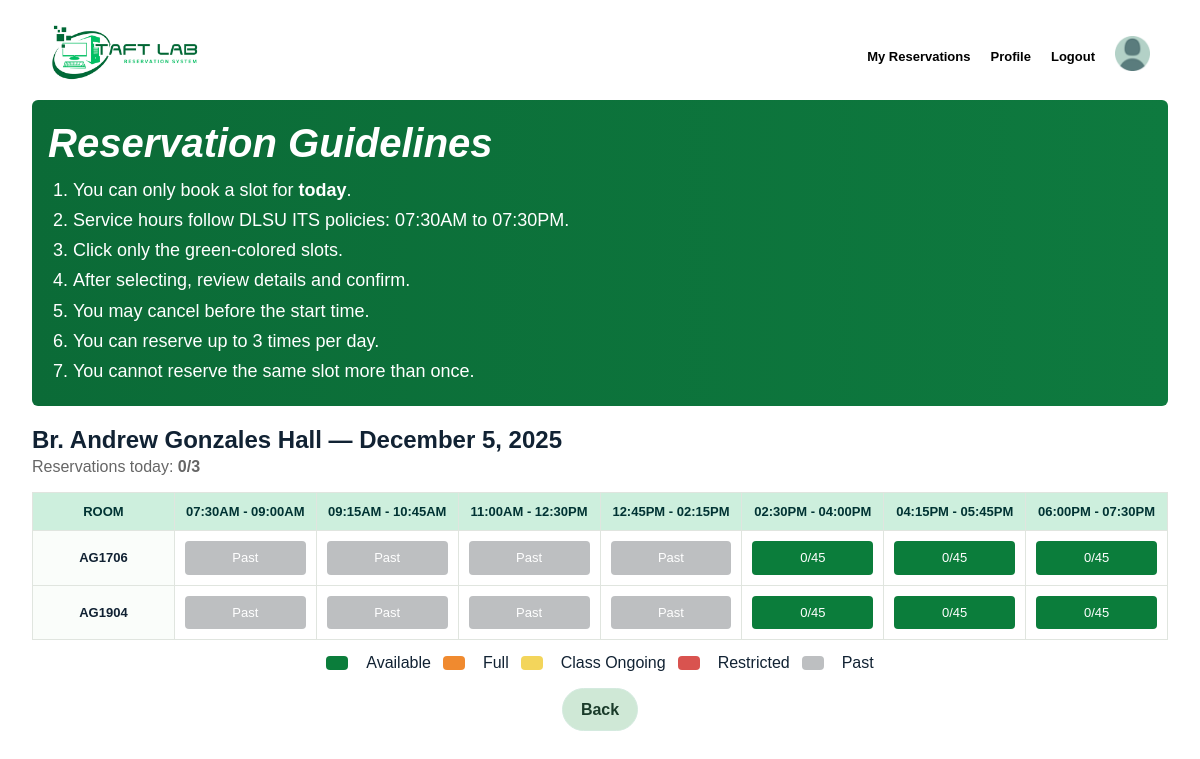
Page /Webpages/rsv-page.php?redirect_building=103 (signed in) on the committed database.
### tables this page shows
CREATE TABLE building(
    building_id INT AUTO_INCREMENT PRIMARY KEY,
    building_code VARCHAR(10) NOT NULL,
    building_name VARCHAR(45) NOT NULL
);

CREATE TABLE laboratory(
    lab_id INT AUTO_INCREMENT PRIMARY KEY,
    building_id INT NOT NULL,
    room_code VARCHAR(10) NOT NULL,
    capacity INT NOT NULL, 
    status ENUM('Active', 'Maintenance', 'Closed') NOT NULL DEFAULT 'Active',
    FOREIGN KEY (building_id) REFERENCES building(building_id) ON DELETE RESTRICT ON UPDATE CASCADE,
    UNIQUE(building_id, room_code)
);

### Webpages/rsv-page.php (the view, shortened to what this page needs)
<?php
include "db.php";
$building_id = 1;
if (isset($_POST['building_id'])) {
    $building_id = intval($_POST['building_id']);
} else if (isset($_GET['redirect_building'])) {
    $building_id = intval($_GET['redirect_building']);
}
$sql_building = "
    SELECT building_code, building_name
    FROM building
    WHERE building_id = ?
    LIMIT 1
";
$stmt_building = $conn->prepare($sql_building);
$stmt_building->bind_param("i", $building_id);
$stmt_building->execute();
$result_building = $stmt_building->get_result();
$building = ($result_building && $result_building->num_rows > 0)
            ? $result_building->fetch_assoc()
            : null;
$slots = [
    "07:30AM - 09:00AM" => ["07:30:00", "09:00:00"],
    "09:15AM - 10:45AM" => ["09:15:00", "10:45:00"],
    "11:00AM - 12:30PM" => ["11:00:00", "12:30:00"],
    "12:45PM - 02:15PM" => ["12:45:00", "14:15:00"],
    "02:30PM - 04:00PM" => ["14:30:00", "16:00:00"],
    "04:15PM - 05:45PM" => ["16:15:00", "17:45:00"],
    "06:00PM - 07:30PM" => ["18:00:00", "19:30:00"]
];
$today_date = date('Y-m-d');
$php_weekday = date('D');
$weekday_map = ['Mon'=>'Mon','Tue'=>'Tue','Wed'=>'Wed','Thu'=>'Thu','Fri'=>'Fri','Sat'=>'Sat','Sun'=>'Sun'];
$weekday = $weekday_map[$php_weekday] ?? $php_weekday;
$sql_labs = "
    SELECT lab_id, room_code, capacity, status
    FROM laboratory
    WHERE building_id = ?
    ORDER BY room_code ASC
";
$stmt_labs = $conn->prepare($sql_labs);
$stmt_labs->bind_param("i", $building_id);
$stmt_labs->execute();
$result_labs = $stmt_labs->get_result();
$labs = ($result_labs) ? $result_labs->fetch_all(MYSQLI_ASSOC) : [];
function getReservationCount($conn, $lab_id, $date, $start, $end) {
    $sql = "
        SELECT COUNT(*) AS c
        FROM reservation
        WHERE lab_id = ?
        AND date_reserved = ?
        AND reserve_startTime = ?
        AND reserve_endTime = ?
        AND status IN ('Active', 'Completed')
    ";
    $stmt = $conn->prepare($sql);
    $stmt->bind_param("isss", $lab_id, $date, $start, $end);
    $stmt->execute();
    $res = $stmt->get_result();
    return ($res ? intval($res->fetch_assoc()['c']) : 0);
}
function hasUserReservedSlot($conn, $user_id, $lab_id, $date, $start, $end) {
    $sql = "
        SELECT reservation_id
        FROM reservation
        WHERE user_id = ?
        AND lab_id = ?
        AND date_reserved = ?
        AND reserve_startTime = ?
        AND reserve_endTime = ?
        AND status = 'Active'
        LIMIT 1
    ";
    $stmt = $conn->prepare($sql);
    $stmt->bind_param("iisss", $user_id, $lab_id, $date, $start, $end);
    $stmt->execute();
    $res = $stmt->get_result();
    return ($res && $res->num_rows > 0);
}
function getUserReservationCountForDay($conn, $user_id, $date) {
    $sql = "
        SELECT COUNT(*) AS c
        FROM reservation
        WHERE user_id = ?
        AND date_reserved = ?
        AND status IN ('Active', 'Completed')
    ";
    $stmt = $conn->prepare($sql);
    $stmt->bind_param("is", $user_id, $date);
    $stmt->execute();
    $res = $stmt->get_result();
    return ($res ? intval($res->fetch_assoc()['c']) : 0);
}
function hasClassConflict($conn, $lab_id, $weekday, $start, $end) {
    $sql = "
        SELECT cs.class_schedule_id
        FROM class_schedule cs
        JOIN existing_class ec ON cs.class_id = ec.class_id
        WHERE ec.lab_id = ?
        AND cs.class_day = ?
        AND NOT (cs.end_time <= ? OR cs.start_time >= ?)
        LIMIT 1
    ";
    $stmt = $conn->prepare($sql);
    $stmt->bind_param("isss", $lab_id, $weekday, $start, $end);
    $stmt->execute();
    $res = $stmt->get_result();
    return ($res && $res->num_rows > 0);
}
function hasRestriction($conn, $lab_id, $date, $start, $end) {
    $sql = "
        SELECT restricted_slot_id
        FROM restricted_slots
        WHERE lab_id = ?
        AND restricted_date = ?
        AND NOT (end_time <= ? OR start_time >= ?)
        LIMIT 1
    ";
    $stmt = $conn->prepare($sql);
    $stmt->bind_param("isss", $lab_id, $date, $start, $end);
    $stmt->execute();
    $res = $stmt->get_result();
    return ($res && $res->num_rows > 0);
}
function timeToDateTime($date, $timeStr){
    return new DateTime($date.' '.$timeStr);
}
$user_id = $_SESSION['user_id'];
$userDayReservations = getUserReservationCountForDay($conn, $user_id, $today_date);
?>
<!DOCTYPE html>
<html lang="en">
<head>
    <link rel="stylesheet" href="reservation.css">
</head>
<body>
<header>
    <div class="logo">
        <img src="images/taftlab-logo.png" alt="TaftLab Logo"/>
    </div>
    <div class="header-right">
      <nav>
        <ul>
          <li><a href="rsv-history.php">My Reservations</a></li>
          <li><a href="#">Profile</a></li>
          <li><a href="logout.php">Logout</a></li>
        </ul>
      </nav>
      <div class="profile-icon">
        <img src="images/profile-icon.png" alt="Profile Icon"/>
      </div>
    </div>
</header>
<main class="container">
    <section class="guidelines">
        <h2>Reservation Guidelines</h2>
        <ol>
            <li>You can only book a slot for <strong>today</strong>.</li>
            <li>Service hours follow DLSU ITS policies: 07:30AM to 07:30PM.</li>
            <li>Click only the green-colored slots.</li>
            <li>After selecting, review details and confirm.</li>
            <li>You may cancel before the start time.</li>
            <li>You can reserve up to 3 times per day.</li>
            <li>You cannot reserve the same slot more than once.</li>
        </ol>
    </section>
    <section class="timetable">
        <h2><?= htmlspecialchars($building['building_name']) ?> — <?= date('F j, Y') ?></h2>
        <p style="color: #666; margin-bottom: 10px;">Reservations today: <strong><?= $userDayReservations ?>/3</strong></p>
        <div class="table-wrap">
            <table class="rsv-table" id="rsvTable">
                <thead>
                    <tr>
                        <th class="mint-header">ROOM</th>
                        <?php foreach($slots as $label => $times): ?>
                            <th class="mint-header"><?= htmlspecialchars($label) ?></th>
                        <?php endforeach; ?>
                    </tr>
                </thead>
                <tbody>
                <?php foreach ($labs as $lab): ?>
                    <tr>
                        <td class="roomcol"><?= htmlspecialchars($lab['room_code']); ?></td>
                        <?php foreach ($slots as $label => $times):
                            $sstart = $times[0];
                            $send   = $times[1];
                            $slotEndDT = timeToDateTime($today_date,$send);
                            $now = new DateTime();
                            $cellClass = '';
                            $cellText  = '';
                            $isUserReserved = hasUserReservedSlot($conn, $user_id, $lab['lab_id'], $today_date, $sstart, $send);
                            if ($now > $slotEndDT) {
                                $cellClass = 'past';
                                $cellText = 'Past';
                            }
                            else if ($isUserReserved && $now <= $slotEndDT) {
                                $cellClass = 'user-reserved';
                                $cellText = 'Your Slot';
                            }
                            else if (hasRestriction($conn, $lab['lab_id'], $today_date, $sstart, $send)) {
                                $cellClass = 'restricted';
                                $cellText = 'Restricted';
                            }
                            else if (hasClassConflict($conn, $lab['lab_id'], $weekday, $sstart, $send)) {
                                $cellClass = 'class';
                                $cellText = 'Class Ongoing';
                            }
                            else {
                                $count = getReservationCount($conn, $lab['lab_id'], $today_date, $sstart, $send);
                                $capacity = intval($lab['capacity']);
                                if ($count >= $capacity) {
                                    $cellClass = 'full';
                                    $cellText = "$count/$capacity";
                                } else {
                                    $cellClass = 'available';
                                    $cellText = "$count/$capacity";
                                }
                            }
                            $data_attrs = sprintf(
                                'data-labid="%d" data-room="%s" data-start="%s" data-end="%s" data-date="%s" data-count="%d" data-cap="%d" data-userreserved="%s"',
                                $lab['lab_id'],
                                htmlspecialchars($lab['room_code']),
                                $sstart,
                                $send,
                                $today_date,
                                $count ?? 0,
                                $capacity ?? intval($lab['capacity']),
                                $isUserReserved ? 'true' : 'false'
                            );
                        ?>
                        <td class="cell <?= $cellClass ?>" <?= $data_attrs ?>>
                            <div class="cell-inner"><?= htmlspecialchars($cellText) ?></div>
                        </td>
                        <?php endforeach; ?>
                    </tr>
                <?php endforeach; ?>
                </tbody>
            </table>
        </div>
        <div class="legend">
            <span class="legend-box available"></span> Available
            <span class="legend-box full"></span> Full
            <span class="legend-box class"></span> Class Ongoing
            <span class="legend-box restricted"></span> Restricted
            <span class="legend-box past"></span> Past
        </div>
        <div class="backwrap">
            <a href="homepage.php" class="btn back">Back</a>
        </div>
    </section>
</main>
</body>
</html>

### Webpages/reservation.css (style rules this page uses)
body { background-color: #ffffff; }
* { box-sizing:border-box; margin:0; padding:0; font-family: 'Poppins', sans-serif; }
body { background:#ffffff; color:#123; line-height:1.35; padding:20px }
.container { padding:8px 12px }
.guidelines { background:linear-gradient(90deg,#0b6b37,#0e7a3f); color:#fff; padding:16px; border-radius:6px; margin-bottom:18px; }
.guidelines h2 { font-size:40px; font-style: italic; font-weight: 800; margin-bottom:8px; }
.guidelines ol { margin-left:25px; }
.guidelines li { margin:6px 0; font-size:18px; }
.table-wrap { overflow-x:auto; margin-top:14px }
.rsv-table { width:100%; border-collapse:collapse; table-layout:fixed }
.rsv-table th,.rsv-table td { border:1px solid #e0e5df; padding:10px; text-align:center; vertical-align:middle; font-size:13px }
.rsv-table thead th.mint-header { background:#cdefdd; color:#033; font-weight:700 }
.rsv-table thead th { position:sticky; top:0; z-index:2 }
.roomcol { text-align:left;padding-left:12px;font-weight:700;background:#fafdfa }
.cell { cursor:pointer; transition:all .12s ease }
.cell .cell-inner { padding:8px; border-radius:4px }
.cell.available .cell-inner { background:#0b7d3b; color:#fff }
.cell.past .cell-inner { background:#bdbfc1; color:#fff }
.legend { display: flex; justify-content: center; align-items: center; margin-top: 12px; gap: 12px; flex-wrap: wrap; }
.legend { margin-top:12px; display:flex; gap:12px; align-items:center; flex-wrap:wrap }
.legend-box { display:inline-block; width:22px; height:14px; border-radius:4px; margin-right:6px; vertical-align:-2px }
.legend-box.available { background:#0b7d3b }
.legend-box.full { background:#f08a2f }
.legend-box.class { background:#f3d55b }
.legend-box.restricted { background:#d9534f }
.legend-box.past { background:#bdbfc1 }
.backwrap { margin-top:14px; text-align:center }
.btn { display:inline-block; padding:10px 18px; border-radius:24px; background:#e9f2ec; border:1px solid #d4eadf; color:#1a3b2a; text-decoration:none; font-weight:600 }
.btn.back { background:#cfe8d6 }
header { font-family: 'Helvetica Neue', Arial, sans-serif; display: flex; justify-content: space-between; align-items: center; padding: 3px 30px; background-color: #fff; }
.header-right { display: flex; align-items: center; gap: 20px; }
.logo img { height: 60px; }
.profile-icon img { height: 35px; margin: 0px; }
nav ul { list-style: none; display: flex; gap: 20px; margin: 0; padding: 0; }
nav ul li a { text-decoration: none; color: black; font-size: 13px; font-weight: 550; transition: color 0.3s ease; }

### rows in the picture
building: building_name "Br. Andrew Gonzales Hall"
laboratory: room_code "AG1706", cellText "Past", cellText "0/45"
laboratory: room_code "AG1904", cellText "Past", cellText "0/45"

### other values in the picture
$userDayReservations "0"
$label "07:30AM - 09:00AM"
$label "09:15AM - 10:45AM"
$label "11:00AM - 12:30PM"
$label "12:45PM - 02:15PM"
$label "02:30PM - 04:00PM"
$label "04:15PM - 05:45PM"
$label "06:00PM - 07:30PM"
